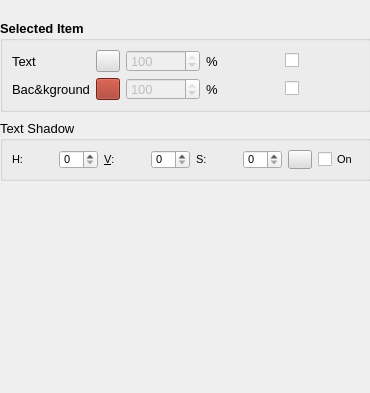
         <widget class="QWidget" name="page">
          <property name="geometry">
           <rect>
            <x>0</x>
            <y>0</y>
            <width>370</width>
            <height>393</height>
           </rect>
          </property>
          <attribute name="label">
           <string>Selected item</string>
          </attribute>
          <widget class="QGroupBox" name="gbColors">
           <property name="geometry">
            <rect>
             <x>0</x>
             <y>20</y>
             <width>371</width>
             <height>92</height>
            </rect>
           </property>
           <property name="sizePolicy">
            <sizepolicy hsizetype="Expanding" vsizetype="Preferred">
             <horstretch>0</horstretch>
             <verstretch>0</verstretch>
            </sizepolicy>
           </property>
           <property name="minimumSize">
            <size>
             <width>0</width>
             <height>92</height>
            </size>
           </property>
           <property name="font">
            <font>
             <family>Arial</family>
             <pointsize>10</pointsize>
             <weight>75</weight>
             <bold>true</bold>
            </font>
           </property>
           <property name="title">
            <string>Selected Item</string>
           </property>
           <layout class="QGridLayout" name="gbColorsLayout">
            <item row="1" column="3">
             <widget class="QLabel" name="label_35">
              <property name="font">
               <font>
                <family>Arial</family>
                <pointsize>10</pointsize>
                <weight>50</weight>
                <bold>false</bold>
               </font>
              </property>
              <property name="text">
               <string>%</string>
              </property>
              <property name="buddy">
               <cstring>chkBackgroundOpacity</cstring>
              </property>
             </widget>
            </item>
            <item row="0" column="1">
             <widget class="QToolButton" name="btnForeground">
              <property name="sizePolicy">
               <sizepolicy hsizetype="Fixed" vsizetype="Fixed">
                <horstretch>0</horstretch>
                <verstretch>0</verstretch>
               </sizepolicy>
              </property>
              <property name="font">
               <font>
                <family>MS Shell Dlg 2</family>
                <pointsize>10</pointsize>
                <weight>50</weight>
                <bold>false</bold>
               </font>
              </property>
              <property name="styleSheet">
               <string notr="true">QToolButton {background-color:#ddd;}</string>
              </property>
              <property name="text">
               <string/>
              </property>
             </widget>
            </item>
            <item row="0" column="3">
             <widget class="QLabel" name="label_34">
              <property name="font">
               <font>
                <family>Arial</family>
                <pointsize>10</pointsize>
                <weight>50</weight>
                <bold>false</bold>
               </font>
              </property>
              <property name="text">
               <string>%</string>
              </property>
              <property name="buddy">
               <cstring>chkTextOpacity</cstring>
              </property>
             </widget>
            </item>
            <item row="1" column="0">
             <widget class="QLabel" name="label_33">
              <property name="font">
               <font>
                <family>Arial</family>
                <pointsize>10</pointsize>
                <weight>50</weight>
                <bold>false</bold>
               </font>
              </property>
              <property name="text">
               <string>Bac&amp;kground</string>
              </property>
             </widget>
            </item>
            <item row="1" column="2">
             <widget class="QSpinBox" name="sbBackgroundOpacity">
              <property name="enabled">
               <bool>false</bool>
              </property>
              <property name="font">
               <font>
                <family>Arial</family>
                <pointsize>10</pointsize>
                <weight>50</weight>
                <bold>false</bold>
               </font>
              </property>
              <property name="minimum">
               <number>0</number>
              </property>
              <property name="maximum">
               <number>100</number>
              </property>
              <property name="singleStep">
               <number>10</number>
              </property>
              <property name="value">
               <number>100</number>
              </property>
             </widget>
            </item>
            <item row="0" column="2">
             <widget class="QSpinBox" name="sbTextOpacity">
              <property name="enabled">
               <bool>false</bool>
              </property>
              <property name="font">
               <font>
                <family>Arial</family>
                <pointsize>10</pointsize>
                <weight>50</weight>
                <bold>false</bold>
               </font>
              </property>
              <property name="minimum">
               <number>0</number>
              </property>
              <property name="maximum">
               <number>100</number>
              </property>
              <property name="singleStep">
               <number>10</number>
              </property>
              <property name="value">
               <number>100</number>
              </property>
             </widget>
            </item>
            <item row="1" column="1">
             <widget class="QToolButton" name="btnBackground">
              <property name="sizePolicy">
               <sizepolicy hsizetype="Fixed" vsizetype="Fixed">
                <horstretch>0</horstretch>
                <verstretch>0</verstretch>
               </sizepolicy>
              </property>
              <property name="styleSheet">
               <string notr="true">QToolButton {background-color:#a03020;}</string>
              </property>
              <property name="text">
               <string/>
              </property>
             </widget>
            </item>
            <item row="1" column="4">
             <widget class="QCheckBox" name="chkBackgroundOpacity">
              <property name="font">
               <font>
                <family>Arial</family>
                <pointsize>10</pointsize>
                <weight>50</weight>
                <bold>false</bold>
               </font>
              </property>
              <property name="toolTip">
               <string>Turn opacit on or off</string>
              </property>
              <property name="text">
               <string/>
              </property>
             </widget>
            </item>
            <item row="0" column="0">
             <widget class="QLabel" name="label_26">
              <property name="font">
               <font>
                <family>Arial</family>
                <pointsize>10</pointsize>
                <weight>50</weight>
                <bold>false</bold>
               </font>
              </property>
              <property name="text">
               <string>Text</string>
              </property>
             </widget>
            </item>
            <item row="0" column="4">
             <widget class="QCheckBox" name="chkTextOpacity">
              <property name="font">
               <font>
                <family>Arial</family>
                <pointsize>10</pointsize>
                <weight>50</weight>
                <bold>false</bold>
               </font>
              </property>
              <property name="toolTip">
               <string>Turn opacit on or off</string>
              </property>
              <property name="text">
               <string/>
              </property>
             </widget>
            </item>
           </layout>
          </widget>
          <widget class="QGroupBox" name="gbTextShadow">
           <property name="geometry">
            <rect>
             <x>0</x>
             <y>120</y>
             <width>371</width>
             <height>61</height>
            </rect>
           </property>
           <property name="font">
            <font>
             <family>Arial</family>
             <pointsize>10</pointsize>
             <weight>50</weight>
             <bold>false</bold>
            </font>
           </property>
           <property name="title">
            <string>Text Shadow</string>
           </property>
           <layout class="QHBoxLayout" name="horizontalLayout">
            <item>
             <widget class="QLabel" name="label_37">
              <property name="font">
               <font>
                <family>Arial</family>
                <pointsize>8</pointsize>
                <weight>50</weight>
                <bold>false</bold>
               </font>
              </property>
              <property name="text">
               <string>H:</string>
              </property>
              <property name="buddy">
               <cstring>sbShadowHoriz</cstring>
              </property>
             </widget>
            </item>
            <item>
             <widget class="QSpinBox" name="sbShadowHoriz">
              <property name="sizePolicy">
               <sizepolicy hsizetype="Fixed" vsizetype="Fixed">
                <horstretch>0</horstretch>
                <verstretch>0</verstretch>
               </sizepolicy>
              </property>
              <property name="font">
               <font>
                <family>Arial</family>
                <pointsize>8</pointsize>
                <weight>50</weight>
                <bold>false</bold>
               </font>
              </property>
             </widget>
            </item>
            <item>
             <widget class="QLabel" name="label_38">
              <property name="font">
               <font>
                <family>Arial</family>
                <pointsize>8</pointsize>
                <weight>50</weight>
                <bold>false</bold>
               </font>
              </property>
              <property name="text">
               <string>&amp;V:</string>
              </property>
              <property name="buddy">
               <cstring>sbShadowVert</cstring>
              </property>
             </widget>
            </item>
            <item>
             <widget class="QSpinBox" name="sbShadowVert">
              <property name="sizePolicy">
               <sizepolicy hsizetype="Fixed" vsizetype="Fixed">
                <horstretch>0</horstretch>
                <verstretch>0</verstretch>
               </sizepolicy>
              </property>
              <property name="font">
               <font>
                <family>Arial</family>
                <pointsize>8</pointsize>
                <weight>50</weight>
                <bold>false</bold>
               </font>
              </property>
             </widget>
            </item>
            <item>
             <widget class="QLabel" name="label_39">
              <property name="font">
               <font>
                <family>Arial</family>
                <pointsize>8</pointsize>
                <weight>50</weight>
                <bold>false</bold>
               </font>
              </property>
              <property name="text">
               <string>S:</string>
              </property>
              <property name="buddy">
               <cstring>sbShadowBlur</cstring>
              </property>
             </widget>
            </item>
            <item>
             <widget class="QSpinBox" name="sbShadowBlur">
              <property name="sizePolicy">
               <sizepolicy hsizetype="Fixed" vsizetype="Fixed">
                <horstretch>0</horstretch>
                <verstretch>0</verstretch>
               </sizepolicy>
              </property>
              <property name="font">
               <font>
                <family>Arial</family>
                <pointsize>8</pointsize>
                <weight>50</weight>
                <bold>false</bold>
               </font>
              </property>
             </widget>
            </item>
            <item>
             <widget class="QToolButton" name="btnShadowColor">
              <property name="font">
               <font>
                <family>MS Shell Dlg 2</family>
                <pointsize>8</pointsize>
                <weight>50</weight>
                <bold>false</bold>
               </font>
              </property>
              <property name="styleSheet">
               <string notr="true">QToolButton {background-color:#ddd;}</string>
              </property>
              <property name="text">
               <string/>
              </property>
             </widget>
            </item>
            <item>
             <widget class="QCheckBox" name="chkShadowOn">
              <property name="font">
               <font>
                <family>Arial</family>
                <pointsize>8</pointsize>
                <weight>50</weight>
                <bold>false</bold>
               </font>
              </property>
              <property name="text">
               <string>On</string>
              </property>
             </widget>
            </item>
           </layout>
           <zorder>label_38</zorder>
           <zorder>label_37</zorder>
           <zorder>label_39</zorder>
           <zorder>sbShadowHoriz</zorder>
           <zorder>sbShadowVert</zorder>
           <zorder>sbShadowBlur</zorder>
           <zorder>btnShadowColor</zorder>
           <zorder>chkShadowOn</zorder>
          </widget>
         </widget>
